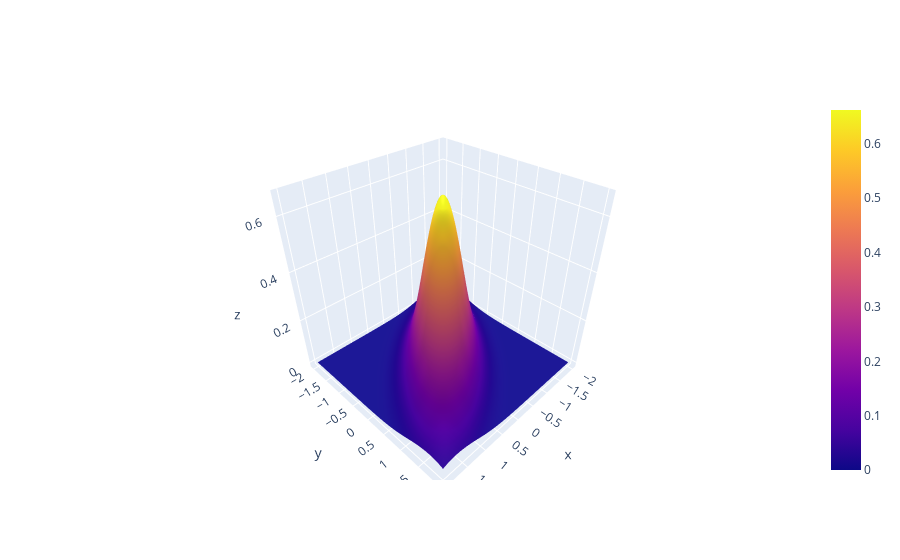

Here is the notebook cell this chart was saved with:
### Code cell
spline = scipy.interpolate.Rbf(grids[:,0],grids[:,1],results,
                               function='gaussian',
                               smooth=0, episilon=0)

B1, B2 = np.meshgrid(np.linspace(-2,2,120), np.linspace(-2,2,120), indexing='xy')
Z = spline(B1, B2)
fig = go.Figure(data =
    go.Surface(
        z=Z.reshape(120,120),
        x=np.linspace(-2,2,120), # horizontal axis
        y=np.linspace(-2,2,120) # vertical axis
    ))
fig.show()
